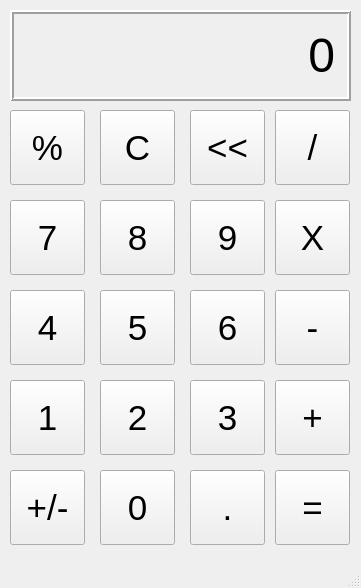
<?xml version="1.0" encoding="UTF-8"?>
<ui version="4.0">
 <class>MainWindow</class>
 <widget class="QMainWindow" name="MainWindow">
  <property name="geometry">
   <rect>
    <x>0</x>
    <y>0</y>
    <width>361</width>
    <height>588</height>
   </rect>
  </property>
  <property name="windowTitle">
   <string>Calculadora</string>
  </property>
  <widget class="QWidget" name="centralwidget">
   <widget class="QLabel" name="outputLabel">
    <property name="geometry">
     <rect>
      <x>10</x>
      <y>10</y>
      <width>341</width>
      <height>91</height>
     </rect>
    </property>
    <property name="font">
     <font>
      <pointsize>36</pointsize>
     </font>
    </property>
    <property name="frameShape">
     <enum>QFrame::Box</enum>
    </property>
    <property name="frameShadow">
     <enum>QFrame::Raised</enum>
    </property>
    <property name="lineWidth">
     <number>2</number>
    </property>
    <property name="text">
     <string>0</string>
    </property>
    <property name="alignment">
     <set>Qt::AlignRight|Qt::AlignTrailing|Qt::AlignVCenter</set>
    </property>
    <property name="margin">
     <number>10</number>
    </property>
   </widget>
   <widget class="QPushButton" name="percentButton">
    <property name="geometry">
     <rect>
      <x>10</x>
      <y>110</y>
      <width>75</width>
      <height>75</height>
     </rect>
    </property>
    <property name="font">
     <font>
      <pointsize>26</pointsize>
     </font>
    </property>
    <property name="styleSheet">
     <string notr="true"/>
    </property>
    <property name="text">
     <string>%</string>
    </property>
   </widget>
   <widget class="QPushButton" name="cButton">
    <property name="geometry">
     <rect>
      <x>100</x>
      <y>110</y>
      <width>75</width>
      <height>75</height>
     </rect>
    </property>
    <property name="font">
     <font>
      <pointsize>26</pointsize>
     </font>
    </property>
    <property name="styleSheet">
     <string notr="true"/>
    </property>
    <property name="text">
     <string>C</string>
    </property>
   </widget>
   <widget class="QPushButton" name="arrowsButton_3">
    <property name="geometry">
     <rect>
      <x>190</x>
      <y>110</y>
      <width>75</width>
      <height>75</height>
     </rect>
    </property>
    <property name="font">
     <font>
      <pointsize>26</pointsize>
     </font>
    </property>
    <property name="styleSheet">
     <string notr="true"/>
    </property>
    <property name="text">
     <string>&lt;&lt;</string>
    </property>
   </widget>
   <widget class="QPushButton" name="divideButton">
    <property name="geometry">
     <rect>
      <x>275</x>
      <y>110</y>
      <width>75</width>
      <height>75</height>
     </rect>
    </property>
    <property name="font">
     <font>
      <pointsize>26</pointsize>
     </font>
    </property>
    <property name="styleSheet">
     <string notr="true"/>
    </property>
    <property name="text">
     <string>/</string>
    </property>
   </widget>
   <widget class="QPushButton" name="sevenButton">
    <property name="geometry">
     <rect>
      <x>10</x>
      <y>200</y>
      <width>75</width>
      <height>75</height>
     </rect>
    </property>
    <property name="font">
     <font>
      <pointsize>26</pointsize>
     </font>
    </property>
    <property name="text">
     <string>7</string>
    </property>
   </widget>
   <widget class="QPushButton" name="eightButton">
    <property name="geometry">
     <rect>
      <x>100</x>
      <y>200</y>
      <width>75</width>
      <height>75</height>
     </rect>
    </property>
    <property name="font">
     <font>
      <pointsize>26</pointsize>
     </font>
    </property>
    <property name="text">
     <string>8</string>
    </property>
   </widget>
   <widget class="QPushButton" name="nineButton">
    <property name="geometry">
     <rect>
      <x>190</x>
      <y>200</y>
      <width>75</width>
      <height>75</height>
     </rect>
    </property>
    <property name="font">
     <font>
      <pointsize>26</pointsize>
     </font>
    </property>
    <property name="text">
     <string>9</string>
    </property>
   </widget>
   <widget class="QPushButton" name="multiplyButton">
    <property name="geometry">
     <rect>
      <x>275</x>
      <y>200</y>
      <width>75</width>
      <height>75</height>
     </rect>
    </property>
    <property name="font">
     <font>
      <pointsize>26</pointsize>
     </font>
    </property>
    <property name="text">
     <string>X</string>
    </property>
   </widget>
   <widget class="QPushButton" name="fiveButton">
    <property name="geometry">
     <rect>
      <x>100</x>
      <y>290</y>
      <width>75</width>
      <height>75</height>
     </rect>
    </property>
    <property name="font">
     <font>
      <pointsize>26</pointsize>
     </font>
    </property>
    <property name="text">
     <string>5</string>
    </property>
   </widget>
   <widget class="QPushButton" name="sixButton">
    <property name="geometry">
     <rect>
      <x>190</x>
      <y>290</y>
      <width>75</width>
      <height>75</height>
     </rect>
    </property>
    <property name="font">
     <font>
      <pointsize>26</pointsize>
     </font>
    </property>
    <property name="text">
     <string>6</string>
    </property>
   </widget>
   <widget class="QPushButton" name="minusButton">
    <property name="geometry">
     <rect>
      <x>275</x>
      <y>290</y>
      <width>75</width>
      <height>75</height>
     </rect>
    </property>
    <property name="font">
     <font>
      <pointsize>26</pointsize>
     </font>
    </property>
    <property name="text">
     <string>-</string>
    </property>
   </widget>
   <widget class="QPushButton" name="fourButton">
    <property name="geometry">
     <rect>
      <x>10</x>
      <y>290</y>
      <width>75</width>
      <height>75</height>
     </rect>
    </property>
    <property name="font">
     <font>
      <pointsize>26</pointsize>
     </font>
    </property>
    <property name="text">
     <string>4</string>
    </property>
   </widget>
   <widget class="QPushButton" name="equalButton">
    <property name="geometry">
     <rect>
      <x>275</x>
      <y>470</y>
      <width>75</width>
      <height>75</height>
     </rect>
    </property>
    <property name="font">
     <font>
      <pointsize>26</pointsize>
     </font>
    </property>
    <property name="text">
     <string>=</string>
    </property>
   </widget>
   <widget class="QPushButton" name="decimalButton">
    <property name="geometry">
     <rect>
      <x>190</x>
      <y>470</y>
      <width>75</width>
      <height>75</height>
     </rect>
    </property>
    <property name="font">
     <font>
      <pointsize>26</pointsize>
     </font>
    </property>
    <property name="text">
     <string>.</string>
    </property>
   </widget>
   <widget class="QPushButton" name="twoButton">
    <property name="geometry">
     <rect>
      <x>100</x>
      <y>380</y>
      <width>75</width>
      <height>75</height>
     </rect>
    </property>
    <property name="font">
     <font>
      <pointsize>26</pointsize>
     </font>
    </property>
    <property name="text">
     <string>2</string>
    </property>
   </widget>
   <widget class="QPushButton" name="threeButton">
    <property name="geometry">
     <rect>
      <x>190</x>
      <y>380</y>
      <width>75</width>
      <height>75</height>
     </rect>
    </property>
    <property name="font">
     <font>
      <pointsize>26</pointsize>
     </font>
    </property>
    <property name="text">
     <string>3</string>
    </property>
   </widget>
   <widget class="QPushButton" name="plusminusButton">
    <property name="geometry">
     <rect>
      <x>10</x>
      <y>470</y>
      <width>75</width>
      <height>75</height>
     </rect>
    </property>
    <property name="font">
     <font>
      <pointsize>26</pointsize>
     </font>
    </property>
    <property name="text">
     <string>+/-</string>
    </property>
   </widget>
   <widget class="QPushButton" name="addButton">
    <property name="geometry">
     <rect>
      <x>275</x>
      <y>380</y>
      <width>75</width>
      <height>75</height>
     </rect>
    </property>
    <property name="font">
     <font>
      <pointsize>26</pointsize>
     </font>
    </property>
    <property name="text">
     <string>+</string>
    </property>
   </widget>
   <widget class="QPushButton" name="oneButton">
    <property name="geometry">
     <rect>
      <x>10</x>
      <y>380</y>
      <width>75</width>
      <height>75</height>
     </rect>
    </property>
    <property name="font">
     <font>
      <pointsize>26</pointsize>
     </font>
    </property>
    <property name="text">
     <string>1</string>
    </property>
   </widget>
   <widget class="QPushButton" name="zeroButton">
    <property name="geometry">
     <rect>
      <x>100</x>
      <y>470</y>
      <width>75</width>
      <height>75</height>
     </rect>
    </property>
    <property name="font">
     <font>
      <pointsize>26</pointsize>
     </font>
    </property>
    <property name="text">
     <string>0</string>
    </property>
   </widget>
  </widget>
  <widget class="QMenuBar" name="menubar">
   <property name="geometry">
    <rect>
     <x>0</x>
     <y>0</y>
     <width>361</width>
     <height>21</height>
    </rect>
   </property>
  </widget>
  <widget class="QStatusBar" name="statusbar"/>
 </widget>
 <resources/>
 <connections/>
</ui>
